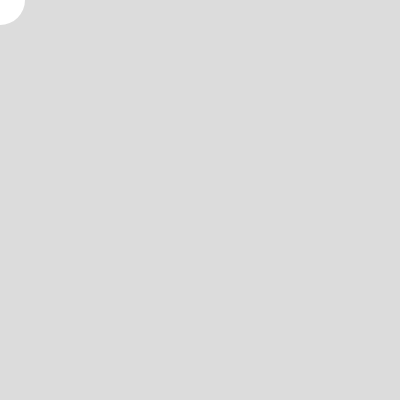
Frame 1 (no input)
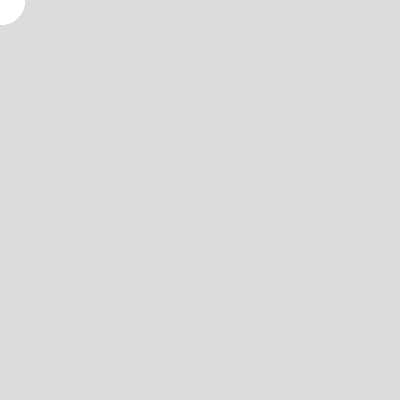
Frame 60 (no input)
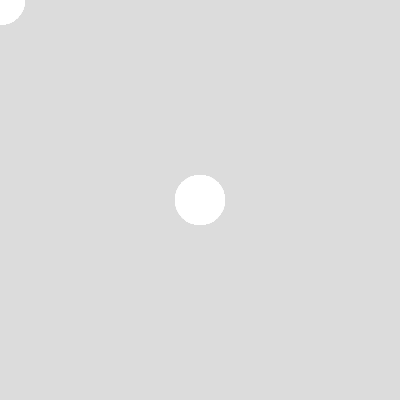
Frame 120 (the mouse pressed at the canvas centre since frame 60)

The p5.js sketch that drew these frames (run headless with seeded random() and noise() and a simulated clock; from frame 60 on, the mouse is pressed at the canvas centre):

// p5.js sketch
// ── sketch.js
function setup() {
  createCanvas(400, 400);
  background(220);
}
  
function draw() {
  noStroke()
  fill(255)
  ellipse(mouseX, mouseY, 50, 50);
}
